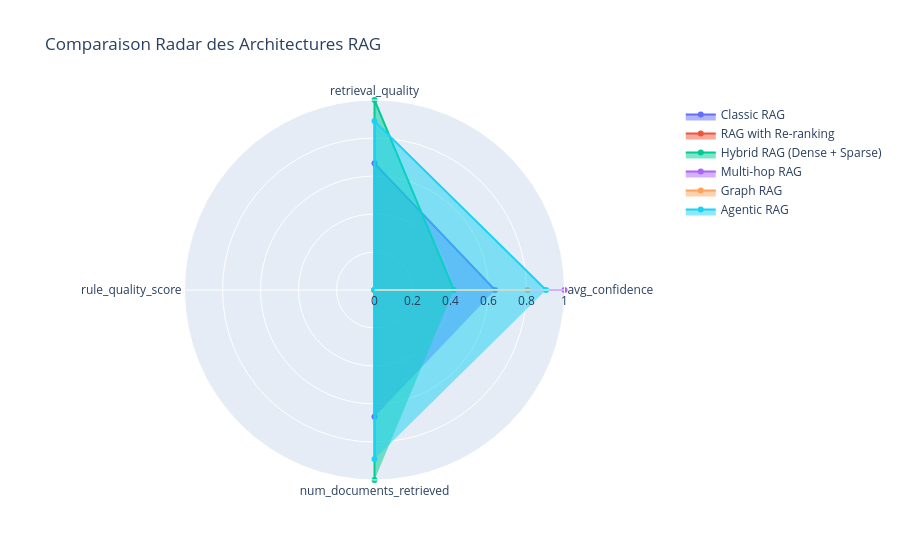

This figure's notebook cell:
### Code cell


### Figure 1 — Plotly figure (JSON) as saved in the notebook; plotly's stock layout.template omitted (floating-point values rounded to 4 significant figures)
{"data": [{"fill": "toself", "name": "Classic RAG", "r": [0.6343, 0.6667, 0.0, 0.6667], "theta": ["avg_confidence", "retrieval_quality", "rule_quality_score", "num_documents_retrieved"], "type": "scatterpolar"}, {"fill": "toself", "name": "RAG with Re-ranking", "r": [0.0, 0.0, 0.0, 0.0], "theta": ["avg_confidence", "retrieval_quality", "rule_quality_score", "num_documents_retrieved"], "type": "scatterpolar"}, {"fill": "toself", "name": "Hybrid RAG (Dense + Sparse)", "r": [0.4171, 1.0, 0.0, 1.0], "theta": ["avg_confidence", "retrieval_quality", "rule_quality_score", "num_documents_retrieved"], "type": "scatterpolar"}, {"fill": "toself", "name": "Multi-hop RAG", "r": [1.0, 0.0, 0.0, 0.0], "theta": ["avg_confidence", "retrieval_quality", "rule_quality_score", "num_documents_retrieved"], "type": "scatterpolar"}, {"fill": "toself", "name": "Graph RAG", "r": [0.8057, 0.0, 0.0, 0.0], "theta": ["avg_confidence", "retrieval_quality", "rule_quality_score", "num_documents_retrieved"], "type": "scatterpolar"}, {"fill": "toself", "name": "Agentic RAG", "r": [0.9029, 0.889, 0.0, 0.889], "theta": ["avg_confidence", "retrieval_quality", "rule_quality_score", "num_documents_retrieved"], "type": "scatterpolar"}], "layout": {"polar": {"radialaxis": {"range": [0, 1], "visible": true}}, "showlegend": true, "title": {"text": "Comparaison Radar des Architectures RAG"}}}
